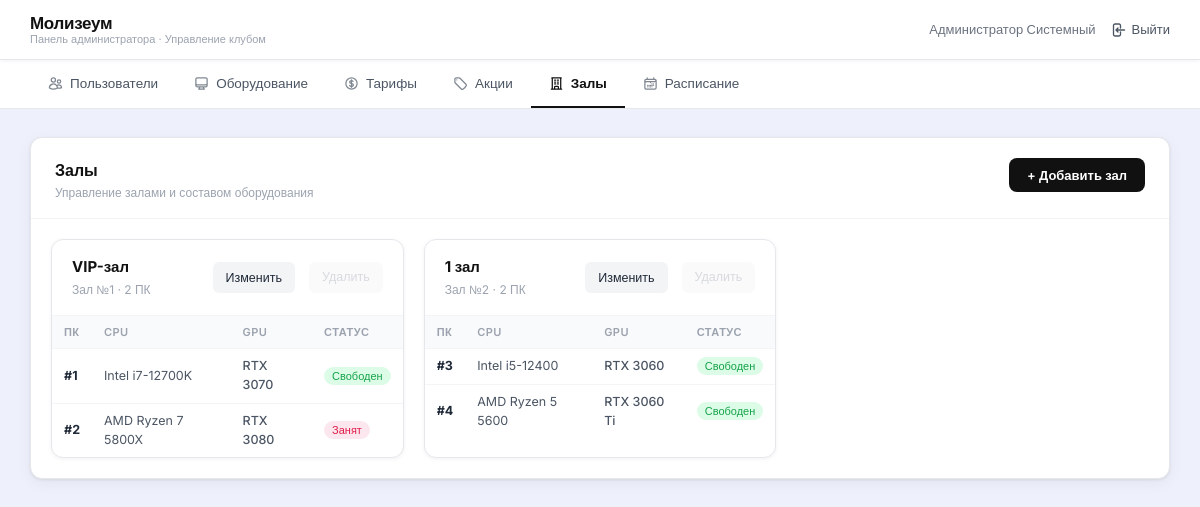
The app's page /admin/halls.php (signed in) with its own data.
### tables this page shows
CREATE TABLE IF NOT EXISTS `halls` (
  `id`     INT AUTO_INCREMENT PRIMARY KEY,
  `number` INT NOT NULL,
  `name`   VARCHAR(30) NOT NULL
);

CREATE TABLE IF NOT EXISTS `equipment` (
  `id`       INT AUTO_INCREMENT PRIMARY KEY,
  `number`   INT NOT NULL,
  `cpu`      VARCHAR(60) NOT NULL,
  `gpu`      VARCHAR(60) NOT NULL,
  `ram`      VARCHAR(20) NOT NULL,
  `monitor`  VARCHAR(60) NOT NULL,
  `keyboard` VARCHAR(60) NOT NULL,
  `mouse`    VARCHAR(60) NOT NULL,
  `status`   ENUM('free','busy','repair') NOT NULL DEFAULT 'free',
  `hall_id`  INT NOT NULL,
  FOREIGN KEY (`hall_id`) REFERENCES `halls`(`id`)
);

### admin/halls.php (the view, shortened to what this page needs)
<?php
require_once '../config.php';
$halls = $conn->query("SELECT h.*, COUNT(e.id) AS pc_count FROM halls h LEFT JOIN equipment e ON e.hall_id=h.id GROUP BY h.id ORDER BY h.number");
$halls_arr = [];
while ($h = $halls->fetch_assoc()) $halls_arr[] = $h;
?>
<?php include 'header.php'; ?>
<div class="main-content">
<div class="table-card">
    <div class="table-card-header">
        <div>
            <div class="table-card-title">Залы</div>
            <div class="table-card-desc">Управление залами и составом оборудования</div>
        </div>
        <button class="btn-add" onclick="openModal()">+ Добавить зал</button>
    </div>
    <?php if (empty($halls_arr)): ?>
    <div style="padding:40px;text-align:center;color:#9ca3af">Залов пока нет</div>
    <?php else: ?>
    <div style="display:grid;grid-template-columns:repeat(auto-fill,minmax(340px,1fr));gap:20px;padding:20px">
    <?php foreach ($halls_arr as $h):
        $pcs = $conn->query("SELECT * FROM equipment WHERE hall_id=".(int)$h['id']." ORDER BY number");
        $pcs_arr = [];
        while ($p = $pcs->fetch_assoc()) $pcs_arr[] = $p;
    ?>
        <div style="background:#fff;border:1px solid #e5e7eb;border-radius:12px;overflow:hidden;box-shadow:0 1px 4px rgba(0,0,0,.06)">
            <div style="padding:16px 20px;border-bottom:1px solid #f3f4f6;display:flex;justify-content:space-between;align-items:center">
                <div>
                    <div style="font-size:15px;font-weight:700;color:#111"><?= htmlspecialchars($h['name']) ?></div>
                    <div style="font-size:12px;color:#9ca3af;margin-top:2px">Зал №<?= $h['number'] ?> · <?= $h['pc_count'] ?> ПК</div>
                </div>
                <div style="display:flex;gap:8px">
                    <button class="action-btn btn-edit" onclick='editRow(<?= htmlspecialchars(json_encode($h)) ?>)'>Изменить</button>
                    <?php if ($h['pc_count'] == 0): ?>
                    <a href="?delete=<?= $h['id'] ?>" class="action-btn btn-delete"
                       onclick="return confirm('Удалить зал «<?= htmlspecialchars($h['name'], ENT_QUOTES) ?>»?')">Удалить</a>
                    <?php else: ?>
                    <span class="action-btn" style="opacity:.4;cursor:not-allowed;background:#f3f4f6;color:#9ca3af" title="Сначала удалите ПК">Удалить</span>
                    <?php endif; ?>
                </div>
            </div>
            <?php if (empty($pcs_arr)): ?>
            <div style="padding:20px;text-align:center;color:#9ca3af;font-size:13px">Оборудования нет</div>
            <?php else: ?>
            <div style="max-height:calc(5*37px + 36px);overflow-y:auto"><table style="width:100%;border-collapse:collapse;font-size:12.5px">
                <thead>
                    <tr style="background:#f9fafb;color:#9ca3af;font-size:11px;text-transform:uppercase;letter-spacing:.04em">
                        <th style="padding:8px 12px;text-align:left;font-weight:600">ПК</th>
                        <th style="padding:8px 12px;text-align:left;font-weight:600">CPU</th>
                        <th style="padding:8px 12px;text-align:left;font-weight:600">GPU</th>
                        <th style="padding:8px 12px;text-align:left;font-weight:600">Статус</th>
                    </tr>
                </thead>
                <tbody>
                <?php foreach ($pcs_arr as $p):
                    $sc = $p['status']==='free' ? '#dcfce7;color:#16a34a' : ($p['status']==='busy' ? '#fce7ef;color:#e11d48' : '#fef9c3;color:#a16207');
                    $st = $p['status']==='free' ? 'Свободен' : ($p['status']==='busy' ? 'Занят' : 'Ремонт');
                ?>
                <tr style="border-top:1px solid #f3f4f6">
                    <td style="padding:8px 12px;font-weight:700">#<?= $p['number'] ?></td>
                    <td style="padding:8px 12px;color:#4b5563"><?= htmlspecialchars($p['cpu'] ?? '—') ?></td>
                    <td style="padding:8px 12px;color:#4b5563;font-weight:500"><?= htmlspecialchars($p['gpu'] ?? '—') ?></td>
                    <td style="padding:8px 12px">
                        <span style="background:<?= $sc ?>;padding:2px 8px;border-radius:20px;font-size:11px;font-weight:500">
                            <?= $st ?>
                        </span>
                    </td>
                </tr>
                <?php endforeach; ?>
                </tbody>
            </table></div>
            <?php endif; ?>
        </div>
    <?php endforeach; ?>
    </div>
    <?php endif; ?>
</div>
</div>
</body>
</html>

### css/style.css (style rules this page uses)
:root { --bg: #eef1fb; --white: #ffffff; --black: #111111; --gray-50: #f9fafb; --gray-100: #f3f4f6; --gray-200: #e5e7eb; --gray-400: #9ca3af; --gray-600: #4b5563; --gray-800: #1f2937; --red: #e11d48; --red-light: #fce7ef; --red-dark: #be123c; --green: #16a34a; --green-light: #dcfce7; --blue: #2563eb; --blue-light: #eff6ff; --yellow-light: #fef9c3; --yellow: #a16207; --shadow: 0 1px 3px rgba(0,0,0,.08), 0 4px 16px rgba(0,0,0,.05); --radius: 12px; --radius-sm: 8px; --radius-xs: 6px; }
* { box-sizing: border-box; margin: 0; padding: 0; }
body { font-family: 'Inter', sans-serif; background: var(--bg); color: var(--gray-800); min-height: 100vh; font-size: 14px; line-height: 1.5; }
.main-content { max-width: 1280px; margin: 0 auto; padding: 28px 30px; }
.table-card { background: var(--white); border-radius: var(--radius); border: 1px solid var(--gray-200); overflow: hidden; box-shadow: var(--shadow); }
.table-card-header { display: flex; justify-content: space-between; align-items: flex-start; padding: 20px 24px 16px; border-bottom: 1px solid var(--gray-100); }
.table-card-title { font-size: 16px; font-weight: 700; color: var(--black); }
.table-card-desc { font-size: 12px; color: var(--gray-400); margin-top: 2px; }
.btn-add { background: var(--black); color: var(--white); border: none; padding: 9px 18px; border-radius: var(--radius-sm); font-family: 'Inter', sans-serif; font-size: 13px; font-weight: 600; cursor: pointer; transition: background .15s; white-space: nowrap; }
.action-btn { display: inline-flex; align-items: center; padding: 6px 13px; border-radius: var(--radius-xs); font-family: 'Inter', sans-serif; font-size: 12.5px; font-weight: 500; cursor: pointer; border: none; transition: background .15s, color .15s; text-decoration: none; }
.btn-edit { background: var(--gray-100); color: var(--gray-800); margin-right: 6px; }

### records on screen
halls: name "VIP-зал", number "1", pc_count "2"
equipment: number "1", cpu "Intel i7-12700K", gpu "RTX 3070", status "Свободен"
equipment: number "2", cpu "AMD Ryzen 7 5800X", gpu "RTX 3080", status "Занят"
halls: name "1 зал", number "2", pc_count "2"
equipment: number "3", cpu "Intel i5-12400", gpu "RTX 3060", status "Свободен"
equipment: number "4", cpu "AMD Ryzen 5 5600", gpu "RTX 3060 Ti", status "Свободен"

### other values on screen
$name "Администратор Системный"
